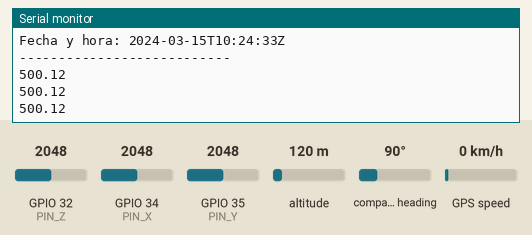
Bench run of a sketch on a simulated ESP32. Parts: the last lines printed to the serial monitor. The test bench sets the inputs (shaded band); at power-on: GPIO 32 (PIN_Z) = 2048, GPIO 34 (PIN_X) = 2048, GPIO 35 (PIN_Y) = 2048, altitude 120 m, compass heading 90°, GPS speed 0 km/h. WiFi joins after 1.5 s; servers stay silent unless stated; uploads are accepted with an empty reply; storage starts empty; the GPS gets a fix after 3 s at 37.7749, -122.4194 with 8 satellites.

Above: at 3.2 s.
3.3 s: GPIO 32 (PIN_Z) set to 2866
At 4.9 s:
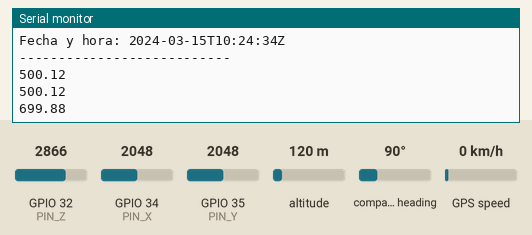
6.7 s: GPIO 34 (PIN_X) set to 1228
At 8.0 s:
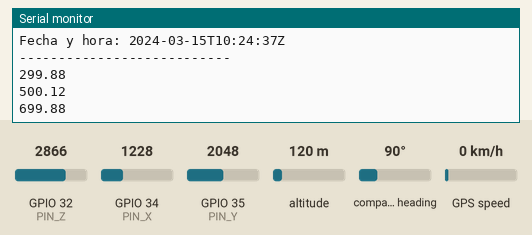
8.2 s: GPIO 35 (PIN_Y) set to 960
At 8.6 s:
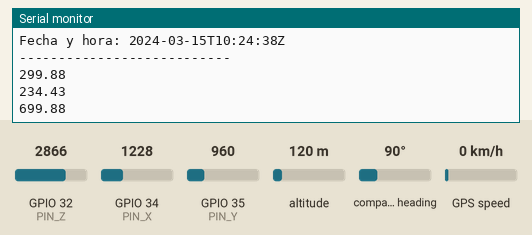
9.7 s: GPIO 35 (PIN_Y) set to 1040
At 10.9 s:
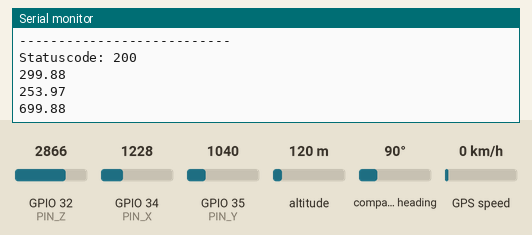
11.2 s: GPIO 34 (PIN_X) set to 160
At 11.9 s:
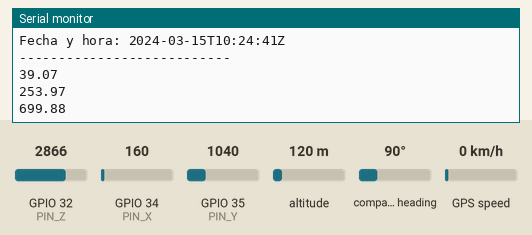
12.7 s: GPIO 32 (PIN_Z) set to 3972
At 14.0 s:
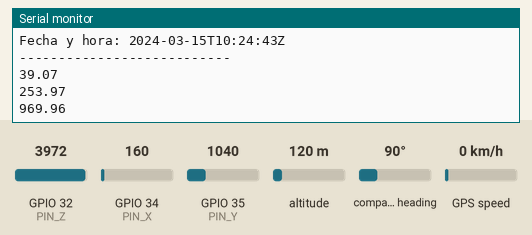
Timing chart, 0 to 15.2 s (numbered marks = the images above; inputs shaded):
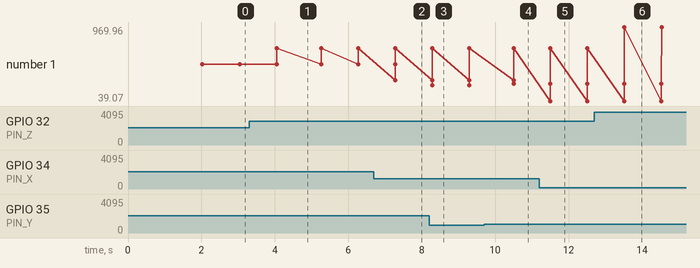

Measured:
- after the input at 3.3 s, the serial monitor: prints a new line after 0.75 s (image 1)
- after the input at 6.7 s, the serial monitor: prints a new line after 0.58 s (image 2)
- after the input at 8.2 s, the serial monitor: prints a new line after 0.09 s (image 3)
- after the input at 9.7 s, the serial monitor: prints a new line after 0.80 s (image 4)
- after the input at 11.2 s, the serial monitor: prints a new line after 0.31 s (image 5)
- after the input at 12.7 s, the serial monitor: prints a new line after 0.82 s (image 6)
- plotted number 1: 500.12 → 699.88 after the input at 3.3 s, 699.88 → 969.96 after the input at 12.7 s

The sketch:

Estacion.ino
```cpp
#include "aceleracion.h"
#include <WiFi.h>
#include "wifi_helper.h"
#include <AsyncTCP.h>
#include <ESPAsyncWebSrv.h>
#include "MyHttpClient.h"
#include <ArduinoJson.h>
#include <TinyGPS++.h>
#include <HardwareSerial.h>
#include "SPIFFS.h"

String url = "https://hyfdlfwcammsfnrexcqe.supabase.co/rest/v1/Datos";
String apikey = "eyJhbGciOiJIUzI1NiIsInR5cCI6IkpXVCJ9.eyJpc3MiOiJzdXBhYmFzZSIsInJlZiI6Imh5ZmRsZndjYW1tc2ZucmV4Y3FlIiwicm9sZSI6ImFub24iLCJpYXQiOjE2ODU0MTA3NDMsImV4cCI6MjAwMDk4Njc0M30.t-dpApRpyn7CVXrr1ktWHf3lkT0fGzBrQK_uLcV3nrc";
int id = 2;

AsyncWebServer server(80);


#define RXD2 16
#define TXD2 17
HardwareSerial neogps(1);
TinyGPSPlus gps;

char datoCmd = 0;


unsigned long previousTime = 0;

double latitud = 0.0;
double longitud = 0.0;
double altitud = 0.0;
int dia = 0;
int mes = 0;
int ano = 0;
int hora = 0;
int minuto = 0;
int segundo = 0;
String DateTime;

const char* ssid = "Redmi Note 8";
const char* password = "jav199806";

// Pin analógico al que está conectado el acelerómetro
const int PIN_X = 34;
const int PIN_Y = 35;
const int PIN_Z = 32;

// Sensibilidad del acelerómetro según el rango
const float sensibilidad = 1000.0; // 1000mV/g para el rango de +-2g
//const float sensibilidad = 333.0; // 333mV/g para el rango de +-6g

// Rango máximo de la conversión analógica a digital (12 bits)
const int escala = 4095;

//Funcion encargada de generar el JSON de respuesta para el servidor web
String readAccelerations() {

  // Obtener los valores de aceleración en los ejes X, Y y Z
  float accelerationX = calcularAceleracion(PIN_X, sensibilidad, escala);
  float accelerationY = calcularAceleracion(PIN_Y, sensibilidad, escala);
  float accelerationZ = calcularAceleracion(PIN_Z, sensibilidad, escala);
  latitud = gps.location.lat();
  longitud = gps.location.lng();
  altitud = gps.altitude.meters();
  String fechaHora = String(gps.date.year()) + "-" + twoDigits(gps.date.month()) +
                            "-" + twoDigits(gps.date.day()) + "T" + twoDigits(gps.time.hour()) +
                            ":" + twoDigits(gps.time.minute()) + ":" + twoDigits(gps.time.second()) + "Z";

  // Crear un objeto JSON con los datos de aceleración
  StaticJsonDocument<200> jsonDoc;
  jsonDoc["acceleracionX"] = accelerationX;
  jsonDoc["acceleracionY"] = accelerationY;
  jsonDoc["acceleracionZ"] = accelerationZ;
  jsonDoc["latitude"] = latitud;
  jsonDoc["longitude"] = longitud;
  jsonDoc["altitude"] = altitud;
  //jsonDoc["date"] = fecha;
  jsonDoc["time"] = fechaHora;


  // Convertir el objeto JSON a una cadena
  String jsonString;
  serializeJson(jsonDoc, jsonString);

  return jsonString;
}


void setup() {
  Serial.begin(115200);
  Serial.println("Starting GPS");
  neogps.begin(9600, SERIAL_8N1, RXD2, TXD2);

  conectarWiFi(ssid, password);

  if(!SPIFFS.begin()){
    Serial.println("An Error has occurred while mounting SPIFFS");
    return;
  }


  Serial.println("Starting Webserver");
  server.on("/", HTTP_GET, [](AsyncWebServerRequest *request){
    request->send(SPIFFS, "/index.html");
  });
  server.on("/accelerations", HTTP_GET, [](AsyncWebServerRequest *request) {
  request->send(200, "application/json", readAccelerations());
});

  // Start server
  server.begin();

}

void loop() {

  // Leer el valor de aceleración
  float aceleracionX = calcularAceleracion(PIN_X, sensibilidad, escala);
  float aceleracionY = calcularAceleracion(PIN_Y, sensibilidad, escala);
  float aceleracionZ = calcularAceleracion(PIN_Z, sensibilidad, escala);
  Serial.println(aceleracionX);
  Serial.println(aceleracionY);
  Serial.println(aceleracionZ);

   if (neogps.available())
  {
    while (neogps.available())
    {
      datoCmd = (char)neogps.read();
      Serial.print(datoCmd);
    }
  }
  else
  {
    boolean newData = false;
    for (unsigned long start = millis(); millis() - start < 1000;)
    {
      while (neogps.available())
      {
        if (gps.encode(neogps.read()))
        {
          newData = true;
        }
      }
    }

    if (newData == true)
    {
      newData = false;
      if (gps.location.isValid() == 1)
      {
        Serial.print("Latitud: "); latitud = gps.location.lat();
        Serial.println(latitud, 6);
        Serial.print("Longitud: "); longitud = gps.location.lng();
        Serial.println(longitud, 6);
        Serial.print("Altitud: "); altitud = gps.location.lng();
        Serial.println(altitud, 0);
        Serial.print("Satélites: ");
        Serial.println(gps.satellites.value());

        // Generar string con formato ISO 8601 para fecha y hora
        DateTime = String(gps.date.year()) + "-" + twoDigits(gps.date.month()) +
                          "-" + twoDigits(gps.date.day()) + "T" + twoDigits(gps.time.hour()) +
                          ":" + twoDigits(gps.time.minute()) + ":" + twoDigits(gps.time.second()) + "Z";
        Serial.print("Fecha y hora: ");
        Serial.println(DateTime);

        Serial.println("---------------------------");
      }
      else
      {
        Serial.println("Sin señal GPS");
      }
    }
  }

  unsigned long currentTime = millis();
  if ((WiFi.status()== WL_CONNECTED)) {

    if (currentTime - previousTime >= 5000) {

      float aceleracionX = calcularAceleracion(PIN_X, sensibilidad, escala);
      float aceleracionY = calcularAceleracion(PIN_Y, sensibilidad, escala);
      float aceleracionZ = calcularAceleracion(PIN_Z, sensibilidad, escala);

      if (gps.location.isValid() == 1)
      {
      DateTime = String(gps.date.year()) + "-" + twoDigits(gps.date.month()) + "-" + twoDigits(gps.date.day()) +
                             "T" + twoDigits(gps.time.hour()) + ":" + twoDigits(gps.time.minute()) + ":" + twoDigits(gps.time.second()) + "Z";
      }else{
        DateTime = "Sin señal GPS";
      }
      MyHttpClient::postData(url, apikey, id, aceleracionX, aceleracionY, aceleracionZ, DateTime, latitud, longitud, altitud);

      // Actualiza el tiempo anterior al tiempo actual
      previousTime = currentTime;
      }
     }
     else{
      Serial.println("Conexión perdida");
     }
}
// Función auxiliar para formatear dígitos a dos dígitos con ceros iniciales
String twoDigits(int number)
{
  if (number < 10)
  {
    return "0" + String(number);
  }
  return String(number);
}
```

MyHttpClient.cpp
```cpp
#include "MyHttpClient.h"

void MyHttpClient::postData(const String& url, const String& apikey, int& id,float accX, float accY, float accZ, String Date, double lati, double longi, double alti) {
  HTTPClient client;

  client.begin(url);
  client.addHeader("apikey", apikey);
  client.addHeader("Content-Type", "application/json");

  // Crear el JSON con los datos
  StaticJsonDocument<200> jsonDoc;
  jsonDoc["id"] = id;
  jsonDoc["X"] = accX;
  jsonDoc["Y"] = accY;
  jsonDoc["Z"] = accZ;
  jsonDoc["LAT"] = lati;
  jsonDoc["LON"] = longi;
  jsonDoc["ALT"] = alti;
  //jsonDoc["date"] = fecha;
  jsonDoc["Date"] = Date;

  // Convertir el objeto JSON a una cadena
  String jsonString;
  serializeJson(jsonDoc, jsonString);
  id = id + 1;

  int httpCode = client.POST(jsonString);

  if (httpCode > 0) {
    String payload = client.getString();
    Serial.println("\nStatuscode: " + String(httpCode));
    Serial.println(payload);

    client.end();
  }
  else {
    Serial.println("Error en la solicitud http");
  }
}
```

MyHttpClient.h
```cpp
#ifndef MYHTTPCLIENT_H
#define MYHTTPCLIENT_H

#include <Arduino.h>
#include <HTTPClient.h>
#include <ArduinoJson.h>

class MyHttpClient {
public:
  static void postData(const String& url, const String& apikey, int& id, float accX, float accY, float accZ, String Date, double lati, double longi, double alti);
};

#endif  // MYHTTPCLIENT_H
```

aceleracion.cpp
```cpp
#include <Arduino.h>
#include "aceleracion.h"

float calcularAceleracion(int pin, float sensibilidad, int escala) {
  float valorAnalogico = analogRead(pin);
  float aceleracion = (valorAnalogico / escala) * sensibilidad;
  return aceleracion;
}
```

aceleracion.h
```cpp
#ifndef ACELERACION_H
#define ACELERACION_H

float calcularAceleracion(int pinAnalogico, float sensibilidad, int escala);

#endif
```

wifi_helper.h
```cpp
#ifndef WIFI_HELPER_H
#define WIFI_HELPER_H

#include <WiFi.h>

void conectarWiFi(const char* ssid, const char* password)
{
  WiFi.begin(ssid, password);

  Serial.print("Conectando a ");
  Serial.println(ssid);

  while (WiFi.status() != WL_CONNECTED)
  {
    delay(1000);
    Serial.print(".");
  }

  Serial.println("");
  Serial.println("Conexión WiFi establecida");
  Serial.print("Dirección IP: ");
  Serial.println(WiFi.localIP());
}

#endif
```
